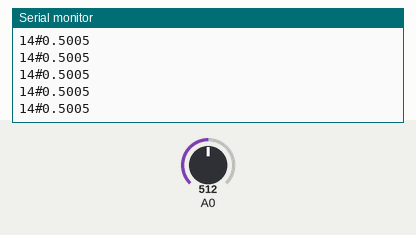
Simulated run of this sketch. Board: Arduino Uno, built with avr-gcc and run on an emulated ATmega328P. Parts: the last lines printed to the serial monitor. Inputs (shaded band) come from the test bench; at power-on: A0 = 512.

Above: at 1.2 s.
1.3 s: A0 set to 716
At 1.33 s:
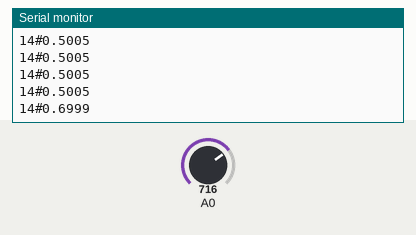
2.8 s: A0 set to 900
At 2.81 s:
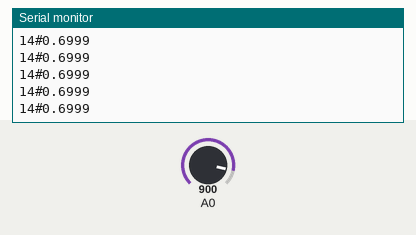
Timing chart, 0 to 5.8 s (numbered marks = the images above; inputs shaded):
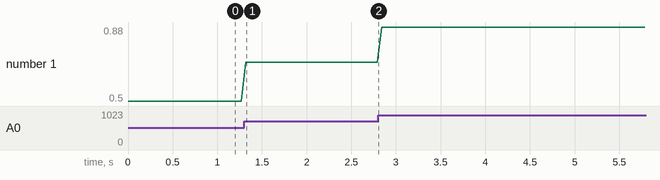

The sketch:

arduion_code.ino
```cpp
void setup()
{
  Serial.begin(9600);
}

void loop()
{
  int rawValue = analogRead(A0);        // Read from A0 (0 - 1023)

  float mappedValue = rawValue / 1023.0; // Convert to 0.0 - 1.0

  Serial.print("14#");
  Serial.println(mappedValue, 4);       // Print with 4 decimal places

  delay(50); // small delay for stability
}
```

Measured:
- after the input at 1.3 s, the serial monitor: prints a new line at once (image 1)
- plotted number 1: 0.5 → 0.7 after the input at 1.3 s, 0.7 → 0.88 after the input at 2.8 s
